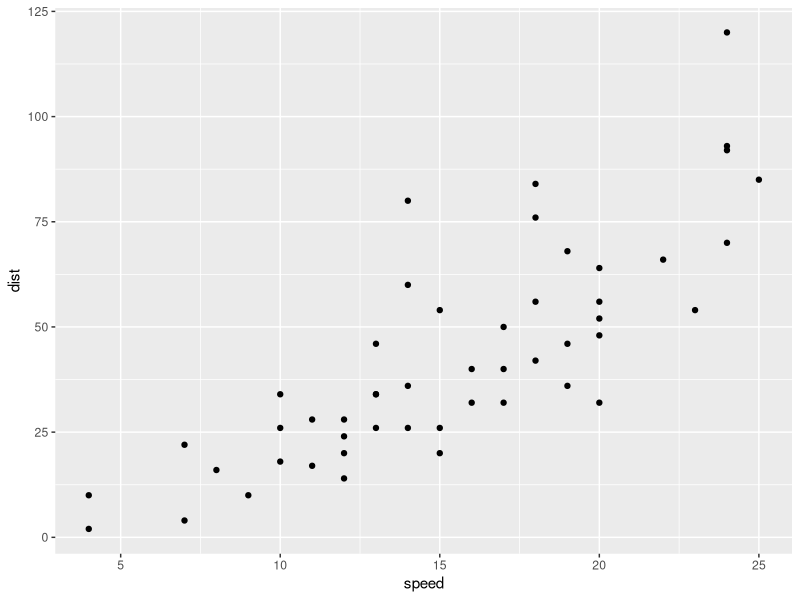
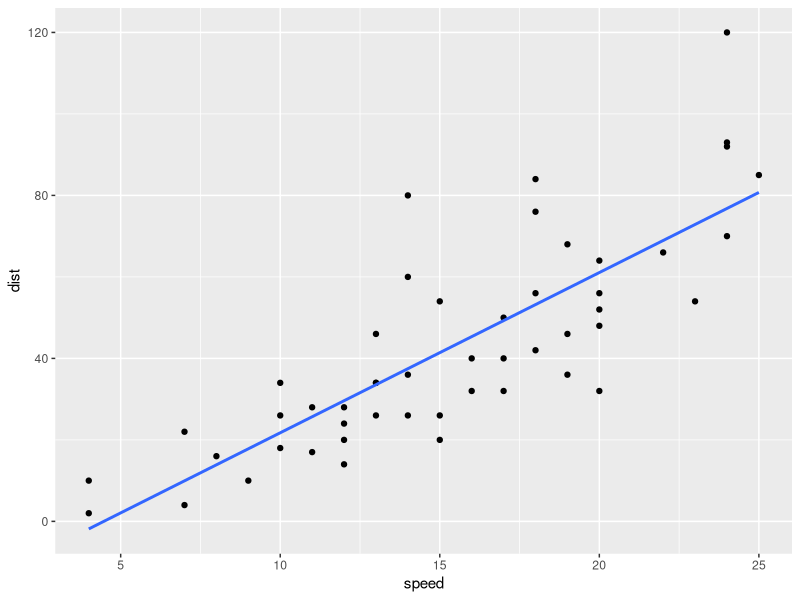
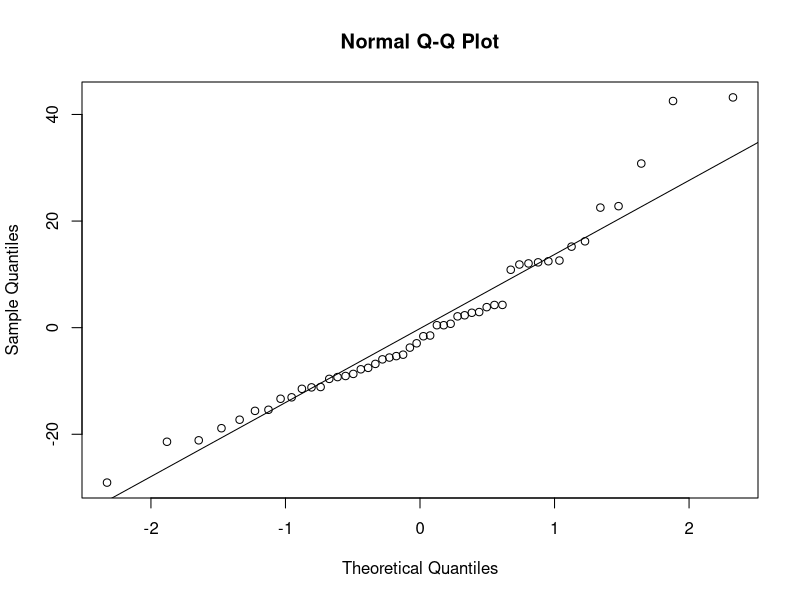
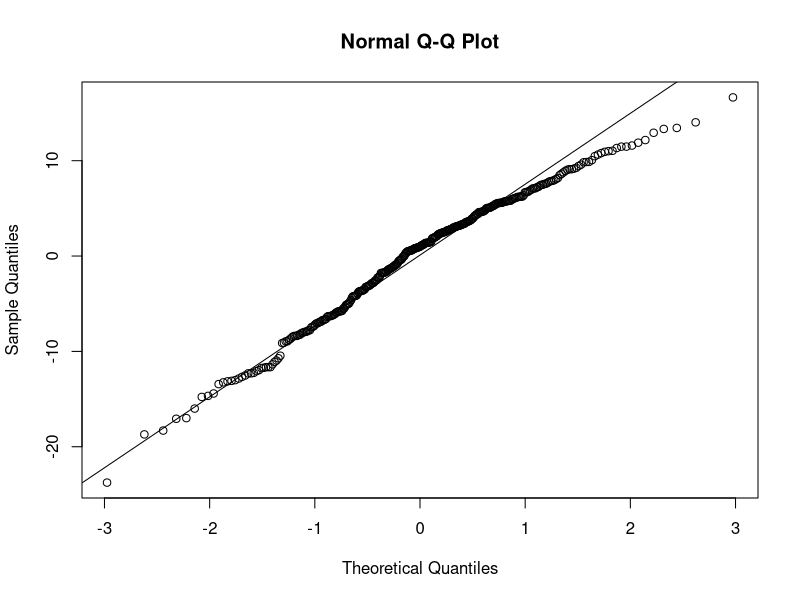

Source code (R) for these figures, in order:
## ---- chunk 1
library(tidyverse)
cars |> 
  ggplot(aes(speed,dist)) +
  geom_point()


## ---- chunk 2
cars |> 
  ggplot(aes(speed,dist)) +
  geom_point() +
  geom_smooth(method = "lm", se = F)
## ---- chunk 3
linear_model <- lm(dist~speed, data = cars)
## ---- chunk 4
linear_model
## ---- chunk 5
summary(linear_model)
## ---- chunk 6
library(palmerpenguins)
penguin_model <- lm(flipper_length_mm~body_mass_g, data = penguins)
summary(penguin_model)
## ---- chunk 7
residuals <- residuals(linear_model)
## ---- chunk 8
qqnorm(residuals)
qqline(residuals)
## ---- chunk 9
penguin_residuals <- residuals(penguin_model)
qqnorm(penguin_residuals)
qqline(penguin_residuals)
